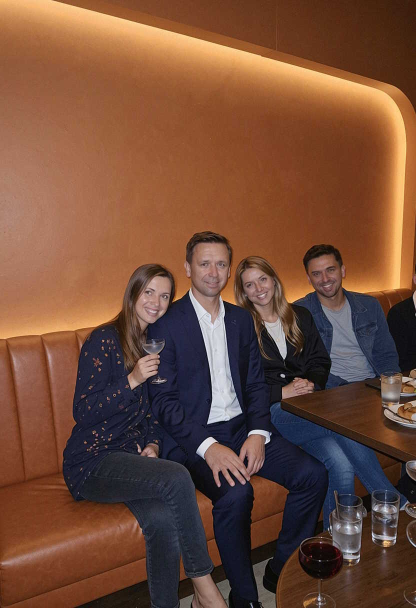
#> input picture assets/comfy-input/klein9b-scene-presets/group-amber-booth-four-friends.jpg, 832 x 1216 px (shown at 1/2 size)
$ python audit-identity-sources.py --source-dir ../assets/comfy-input/klein9b-scene-presets --output-dir out
#> lines starting #> are read from the running program, lines starting #| are printed output that depends on the picture
#!/usr/bin/env python3
"""Create deterministic contact sheets for identity-dataset source media.

The script is intentionally read-only with respect to the source directory. It
writes an inventory and review sheets beneath the requested output directory.
"""

from __future__ import annotations

import argparse
import hashlib
import json
from pathlib import Path

import cv2
from PIL import Image, ImageDraw, ImageFont, ImageOps


IMAGE_SUFFIXES = {".jpg", ".jpeg", ".png"}
VIDEO_SUFFIXES = {".mp4", ".mov", ".mkv", ".avi"}
TILE_WIDTH = 320
IMAGE_HEIGHT = 300
LABEL_HEIGHT = 72
SHEET_COLUMNS = 4


def sha256(path: Path) -> str:
    digest = hashlib.sha256()
    with path.open("rb") as handle:
        for chunk in iter(lambda: handle.read(1 << 20), b""):
            digest.update(chunk)
    return digest.hexdigest()


def load_still(path: Path) -> Image.Image:
    with Image.open(path) as opened:
#> opened is the input picture: PIL image 832x1216 RGB; mean R, G, B 114.5, 76.2, 57.4
        return ImageOps.exif_transpose(opened).convert("RGB")


def difference_hash(image: Image.Image) -> str:
    reduced = ImageOps.grayscale(image).resize((9, 8), Image.Resampling.LANCZOS)
    pixels = list(reduced.getdata())
#> pixels = 72 values, max 138 at index 2, min 29 at index 60, mean 86.01
    value = 0
    for row in range(8):
        for column in range(8):
            value = (value << 1) | int(
                pixels[row * 9 + column] > pixels[row * 9 + column + 1]
            )
#> after the loop, value = 4602959121317946729
    return f"{value:016x}"


def exif_summary(path: Path) -> dict[str, str | int]:
    with Image.open(path) as opened:
        exif = opened.getexif()
    fields = {
        271: "make",
        272: "model",
        274: "orientation",
        305: "software",
        306: "modified_at",
        36867: "captured_at",
    }
    return {
        label: value
        for tag, label in fields.items()
        if (value := exif.get(tag)) not in (None, "")
    }


def hamming_distance(left: str, right: str) -> int:
    return (int(left, 16) ^ int(right, 16)).bit_count()


def frame_to_image(frame) -> Image.Image:
    return Image.fromarray(cv2.cvtColor(frame, cv2.COLOR_BGR2RGB))


def render_sheet(items: list[tuple[Image.Image, list[str]]], destination: Path) -> None:
    rows = (len(items) + SHEET_COLUMNS - 1) // SHEET_COLUMNS
#> rows = 1
    sheet = Image.new(
        "RGB",
        (SHEET_COLUMNS * TILE_WIDTH, rows * (IMAGE_HEIGHT + LABEL_HEIGHT)),
        "white",
    )
#> sheet: PIL image 1280x372 RGB; every value is 255
    draw = ImageDraw.Draw(sheet)
    font = ImageFont.load_default()
    for index, (image, labels) in enumerate(items):
        x = (index % SHEET_COLUMNS) * TILE_WIDTH
        y = (index // SHEET_COLUMNS) * (IMAGE_HEIGHT + LABEL_HEIGHT)
        fitted = ImageOps.contain(image, (TILE_WIDTH, IMAGE_HEIGHT))
        image_x = x + (TILE_WIDTH - fitted.width) // 2
        image_y = y + (IMAGE_HEIGHT - fitted.height) // 2
        sheet.paste(fitted, (image_x, image_y))
        for line_index, label in enumerate(labels[:4]):
            draw.text((x + 5, y + IMAGE_HEIGHT + 4 + 15 * line_index), label, fill="black", font=font)
#> this loop made 2 passes
#> (labels, x, y, image_x, image_y) on pass 1: (['group-amber-booth-four-friends.jpg', '832x1216'], 0, 0, 57, 0)
#> (x, y, image_x, image_y) on pass 2: (320, 0, 367, 0)
#> pass 1, in render_sheet, `fitted = ImageOps.contain(image, (TILE_WIDTH, IMAGE_HEIGHT))`:
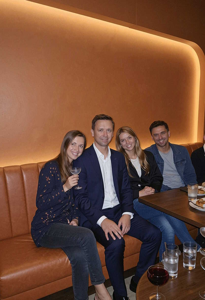
#> fitted: PIL image 205x300 RGB; mean R, G, B 114.5, 76.2, 57.4
#> pass 2, in render_sheet, `fitted = ImageOps.contain(image, (TILE_WIDTH, IMAGE_HEIGHT))`:
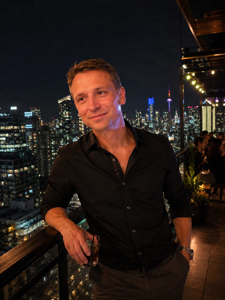
#> fitted: PIL image 225x300 RGB; mean R, G, B 41, 30, 25
#> after the loop:
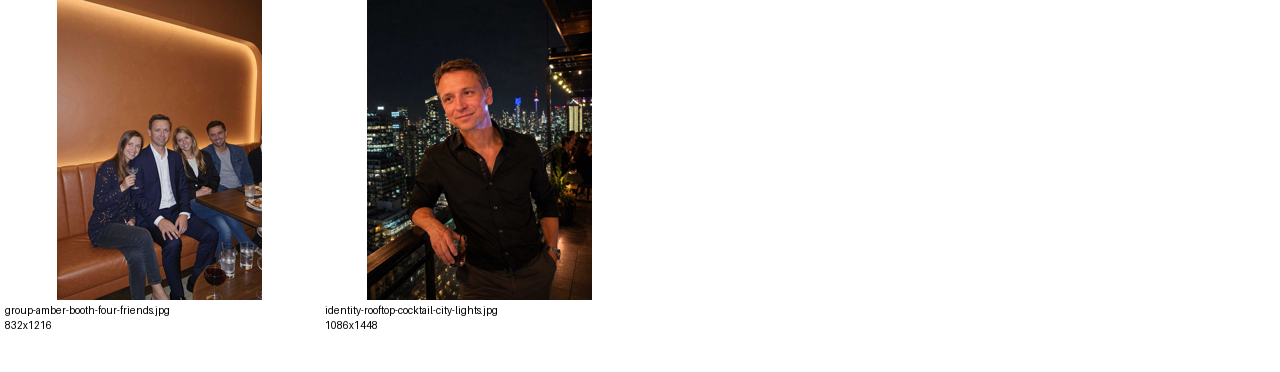
#> sheet: PIL image 1280x372 RGB; mean R, G, B 206, 199.5, 196.3
    destination.parent.mkdir(parents=True, exist_ok=True)
    sheet.save(destination, quality=92, subsampling=0)


def sample_video(path: Path, interval_seconds: float) -> tuple[list[dict], list[tuple[Image.Image, list[str]]]]:
    capture = cv2.VideoCapture(str(path))
    fps = float(capture.get(cv2.CAP_PROP_FPS) or 0.0)
    frame_count = int(capture.get(cv2.CAP_PROP_FRAME_COUNT) or 0)
    duration = frame_count / fps if fps > 0 else 0.0
    records: list[dict] = []
    sheet_items: list[tuple[Image.Image, list[str]]] = []
    timestamp = 0.0
    while timestamp <= duration + 1e-6:
        capture.set(cv2.CAP_PROP_POS_MSEC, timestamp * 1000.0)
        ok, frame = capture.read()
        if ok:
            height, width = frame.shape[:2]
            records.append({"timestamp_seconds": round(timestamp, 3), "width": width, "height": height})
            sheet_items.append(
                (
                    frame_to_image(frame),
                    [path.name, f"t={timestamp:.1f}s", f"{width}x{height}"],
                )
            )
        timestamp += interval_seconds
    capture.release()
    return records, sheet_items


def main() -> None:
    parser = argparse.ArgumentParser()
    parser.add_argument("--source-dir", type=Path, required=True)
    parser.add_argument("--output-dir", type=Path, required=True)
    parser.add_argument("--video-interval", type=float, default=2.0)
    parser.add_argument(
        "--stills-per-sheet",
        type=int,
        default=0,
        help="Split stills into numbered review sheets; 0 writes one combined sheet.",
    )
    args = parser.parse_args()

    source_dir = args.source_dir.resolve()
    output_dir = args.output_dir.resolve()
    stills = sorted(
        path for path in source_dir.iterdir() if path.is_file() and path.suffix.lower() in IMAGE_SUFFIXES
    )
    videos = sorted(
        path for path in source_dir.iterdir() if path.is_file() and path.suffix.lower() in VIDEO_SUFFIXES
    )

    inventory = {"source_dir": str(source_dir), "stills": [], "videos": []}
    still_sheet: list[tuple[Image.Image, list[str]]] = []
    for path in stills:
        image = load_still(path)
        inventory["stills"].append(
            {
                "path": str(path),
                "filename": path.name,
                "width": image.width,
                "height": image.height,
                "sha256": sha256(path),
                "dhash": difference_hash(image),
                "exif": exif_summary(path),
            }
        )
        still_sheet.append((image, [path.name, f"{image.width}x{image.height}"]))

    inventory["near_duplicate_pairs"] = [
        {
            "left": left["filename"],
            "right": right["filename"],
            "dhash_distance": hamming_distance(left["dhash"], right["dhash"]),
        }
        for index, left in enumerate(inventory["stills"])
        for right in inventory["stills"][index + 1 :]
        if hamming_distance(left["dhash"], right["dhash"]) <= 4
    ]

    if args.stills_per_sheet > 0:
        for index in range(0, len(still_sheet), args.stills_per_sheet):
            sheet_number = index // args.stills_per_sheet + 1
            render_sheet(
                still_sheet[index : index + args.stills_per_sheet],
                output_dir / f"source-stills-contact-sheet-{sheet_number:02d}.jpg",
            )
    else:
        render_sheet(still_sheet, output_dir / "source-stills-contact-sheet.jpg")

    for path in videos:
        records, sheet_items = sample_video(path, args.video_interval)
        inventory["videos"].append(
            {
                "path": str(path),
                "filename": path.name,
                "sha256": sha256(path),
                "sample_interval_seconds": args.video_interval,
                "sampled_frames": records,
            }
        )
        render_sheet(sheet_items, output_dir / f"{path.stem}-contact-sheet.jpg")

    output_dir.mkdir(parents=True, exist_ok=True)
    (output_dir / "source-inventory.json").write_text(
        json.dumps(inventory, indent=2) + "\n", encoding="utf-8"
    )
    print(
        json.dumps(
            {
                "stills": len(stills),
                "videos": len(videos),
                "output_dir": str(output_dir),
            },
            indent=2,
        )
    )


if __name__ == "__main__":
    main()
